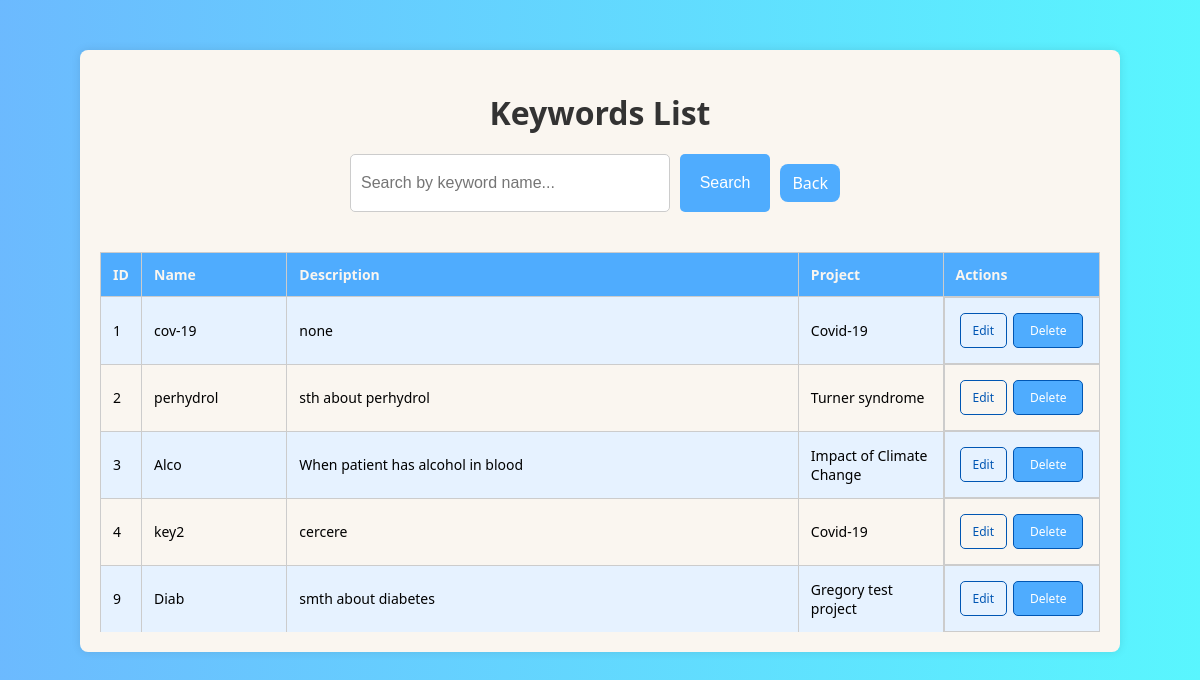
The page /keywords/ on the database its author committed.
### projekty/models.py (models this page shows, shortened)
class KeyWords(models.Model):
    name = models.CharField(max_length=20)
    description = models.TextField(blank=True, null=True)
    projects = models.ForeignKey(Projects, on_delete=models.CASCADE, null=True, blank=True)

class Projects(models.Model):
    STATUS_CHOICES = (
        ('ongoing', 'Ongoing'),
        ('completed', 'Completed'),
        ('paused', 'Paused'),
    )
    project_name = models.CharField(max_length=60)
    team_leader = models.ForeignKey(Employes, on_delete=models.CASCADE, related_name="led_projects", null=True, blank=True)
    workers = models.ManyToManyField(Employes, through='RelationEmployesProjects')
    status = models.CharField(max_length=10, choices=STATUS_CHOICES, default='ongoing')  # Domyślny status
    description = models.TextField()

### projekty/views.py (the view)
# urls.py: path('keywords/', views.keywords_list, name='keywords_list'),
def keywords_list(request):
    query = request.GET.get('q')
    if query:
        keywords = KeyWords.objects.filter(name__icontains=query)
    else:
        keywords = KeyWords.objects.all()
    return render(request, 'keyword_list.html', {'keywords': keywords})

### templates/keyword_list.html (shortened to what this page needs)
<!DOCTYPE html>
<html lang="en">
<head>
</head>
<body>
    <div class="container">
        <h1>Keywords List</h1>
        <div class="form-container">
            <form method="get" action="{% url 'keywords_list' %}">
                <input type="text" name="q" placeholder="Search by keyword name...">
                <button type="submit">Search</button>
                <a class="link" href="{% url 'choose_Dane' %}">Back</a>
            </form>
        </div>
        <div class="table-scroll">
            <table>
                <thead>
                    <tr>
                        <th>ID</th>
                        <th>Name</th>
                        <th>Description</th>
                        <th>Project</th>
                        <th>Actions</th>
                    </tr>
                </thead>
                <tbody>
                    {% for keyword in keywords %}
                    <tr>
                        <td>{{ keyword.id }}</td>
                        <td>{{ keyword.name }}</td>
                        <td>{{ keyword.description }}</td>
                        <td>
                            {% if keyword.projects %}
                                {{ keyword.projects.project_name }}
                            {% else %}
                                -
                            {% endif %}
                        </td>
                        <td class="actions">
                            <a href="{% url 'upd_key' keyword.id %}">Edit</a>
                            <form class="delete-form" action="{% url 'del_key' keyword.id %}" method="post">
                                <button type="submit" onclick="return confirm('Are you sure you want to delete this record?')">Delete</button>
                            </form>
                        </td>
                    </tr>
                    {% empty %}
                    <tr>
                        <td colspan="5">No keywords found</td>
                    </tr>
                    {% endfor %}
                </tbody>
            </table>
        </div>
    </div>
</body>
</html>

### templates/keyword_list.html (style rules this page uses)
body { font-family: 'Segoe UI', Tahoma, Geneva, Verdana, sans-serif; background: linear-gradient(to right, #4facfed5 0%, #00f1fea6 100%); margin: 0; padding: 0; display: flex; flex-direction: column; align-items: center; min-height: 100vh; }
.container { width: 90%; max-width: 1000px; background-color: #faf6f0; padding: 20px; border-radius: 8px; box-shadow: 0 0 10px rgba(0, 0, 0, 0.1); text-align: center; margin-top: 50px; }
h1 { color: #333; margin-bottom: 20px; }
.form-container { display: flex; justify-content: center; align-items: center; width: 100%; margin-bottom: 20px; }
form { display: flex; width: 100%; max-width: 500px; }
form input[type="text"] { flex: 1; padding: 10px; font-size: 16px; border: 1px solid #ccc; border-radius: 5px; margin-right: 10px; box-sizing: border-box; }
form button { padding: 10px 20px; font-size: 16px; background-color: #4facfe; color: #fff; border: none; border-radius: 5px; cursor: pointer; transition: background-color 0.3s ease; }
.table-scroll { overflow: auto; max-height: 400px; width: 100%; margin-top: 20px; }
table { width: 100%; border-collapse: collapse; margin-top: 20px; }
th, td { border: 1px solid #ccc; padding: 12px; text-align: left; font-size: 14px; }
th { background-color: #4facfe; color: #faf6f0; }
tr:nth-child(even) { background-color: #faf6f0; }
tr:nth-child(odd) { background-color: #e6f2ff; }
.actions { display: flex; justify-content: center; align-items: center; }
.actions a, .actions button { margin: 3px; padding: 8px 12px; font-size: 12px; text-decoration: none; color: #0056b3; border: 1px solid #0056b3; border-radius: 5px; background-color: transparent; cursor: pointer; transition: background-color 0.3s, color 0.3s; font-family: 'Segoe UI', Tahoma, Geneva, Verdana, sans-serif; display: inline-block; }
.actions button { background-color: #4facfe; color: #fff; padding: 8px 16px; }
.delete-form { margin: 0; }
.link { display: inline-block; margin: 10px; text-decoration: none; color: #ffffff; padding: 8px 12px; background-color: #4facfe; border-radius: 8px; transition: background-color 0.3s ease; font-weight: normal; }

### rows shown on the page
KeyWords: id "1", name "cov-19", description "none", projects.project_name "Covid-19"
KeyWords: id "2", name "perhydrol", description "sth about perhydrol", projects.project_name "Turner syndrome"
KeyWords: id "3", name "Alco", description "When patient has alcohol in blood", projects.project_name "Impact of Climate Change"
KeyWords: id "4", name "key2", description "cercere", projects.project_name "Covid-19"
KeyWords: id "9", name "Diab", description "smth about diabetes", projects.project_name "Gregory test project"
